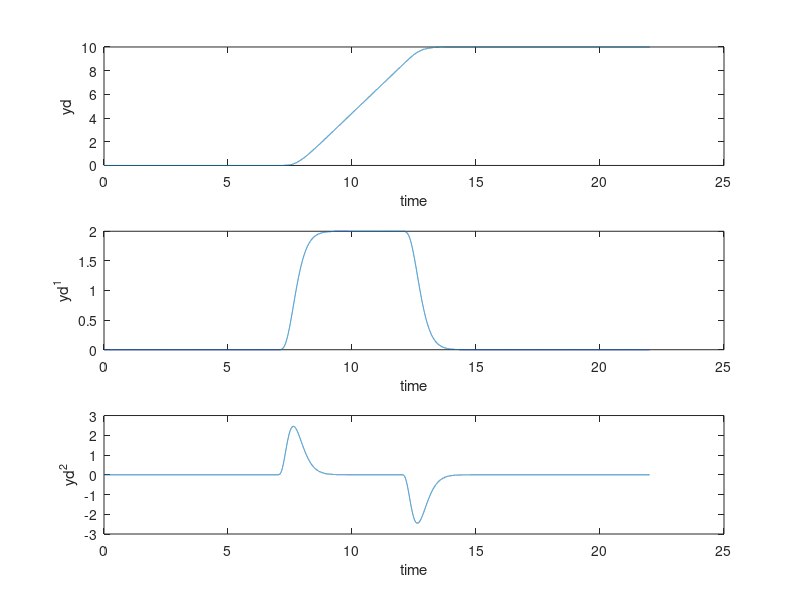

This chart was generated by the following MATLAB code: (Note: this script raises an error after producing the figure.)
clc; clear;
r=2;
M=1; m=1; L=1; B=1; g=1;
%% defining the desired output (and filtering it twice)
tin = 7 ; tup = 12 ; tf = 22 ; delt = 0.001 ; ymax = 10;
ramp = ymax/(tup-tin);
t1 = 0:delt:tin; 
t2=max(t1)+delt:delt:tup;
t3=max(t2)+delt:delt:tf;
y0 = zeros(size(t1));
y1 = ramp*(t2-max(t1));
y2 = max(y1)*ones(size(t3));
t = 0:delt:tf; y = [y0 y1 y2];
figure(1); clf; subplot(211), plot(t,y); 
axis([0,tf,-0.1,1.2*ymax])
xlabel('time'); ylabel('y unfiltered')
% filtering the desired signal 
Wf = 1; % choose a filter break frequency in Hz
num = [Wf*2*pi]; den = [1 (Wf*2*pi)]; % first order filter
[Af,Bf,Cf,Df] = tf2ss(num,den);
Sys_f = ss(Af,Bf,Cf,Df); % first order filter system
Sysf = Sys_f*Sys_f*Sys_f*Sys_f*Sys_f; % fifth order filter
[yd,xtemp]= lsim(Sysf,y,t); % filter the desired signal
figure(1);  subplot(212), plot(t,yd); 
xlabel('time'); ylabel('yd')
% numerical differentiation
y1d = diff(yd,1)/(delt^1); % the first derivative of yd
y1d = [y1d;0];
y2d = diff(yd,2)/(delt^2); % the second derivative of yd
y2d = [y2d;0;0];
[mm,nn] = size(y2d);
time = 0:delt:(mm-1)*delt;
figure(1); clf; subplot(311), plot(time,yd)
xlabel('time'); ylabel('yd')
subplot(312), plot(time,y1d)
xlabel('time'); ylabel('yd^1')
subplot(313), plot(time,y2d)
xlabel('time'); ylabel('yd^2')


%% Initiate the iterative procedure 
% https://stackoverflow.com/questions/26916066/variable-input-changing-in-time-ode45-matlab
eta = zeros(2,length(time))';
theta = eta(:,1);

% time_span=[0 tf]; % If with this, the response will be downsampled.
time_span=t;
% options = odeset('RelTol',1e-6,'AbsTol',[1e-6 1e-6]); 
% options2 = odeset('RelTol',1e-6,'AbsTol',[1e-6 1e-6 1e-6 1e-6]); 
% [time, eta] = ode45( @(time, eta) func(time, eta, y_acc, M, m, L, B, g), time_span, IC, options);
Aold=[0 1;
   g/L -B/(m*L^2)];
[V,D]=eig(Aold);
TransM=inv(V);
check_1=TransM*Aold*inv(TransM);  % check internal dynamics decoupling


%% iterative procedure 
figure(3); clf
theta_store = [];
theta1d_store = [];
error_store = [];
nsteps = 30;
for jj = 1:1:nsteps
    p=(g/L).*(sin(theta)-theta)+(1/L).*cos(theta).*y2d;
    [zs,zstemp] = lsim(-1.618, 0.8507, 1, 0, p, t);
    [zu,zutemp] = lsim(-0.618, -0.5257, 1, 0, flipud(p), t);

    %%%% compute the new internal dynamics
    eta = (inv(TransM)*[zs zu]')';
    error = norm(theta -eta(:,1));
    error_store=[error_store error ];
    theta = eta(:,1);
    theta_1d = eta(:,2);
    theta_store = [theta_store theta];
    theta1d_store = [theta1d_store theta_1d];
    %%%% plot theta and internal states every iteration 
    subplot(311), plot(time,zs); hold on
    xlabel('time'); ylabel('z_s')
    subplot(312), plot(time,zu)
    xlabel('time'); ylabel('z_u'); hold on
    subplot(313), plot(time,theta)
    xlabel('time'); ylabel('\theta')
    drawnow
    zoom on; hold on
end
figure(3); hold off

figure(4); clf
subplot(211);
plot(time,theta_store,time,theta,'r')
xlabel('time'); ylabel('iterations of \theta')
subplot(212);
plot(time,theta1d_store,'b')
xlabel('time'); ylabel('iterations of \theta_{1d}')

a_double_dot=(g/L).*(sin(theta_store))-(B/(m*L*L)).*theta1d_store+ (1/L).*cos(theta_store).*y2d;
U_ff=(M+m).*y2d-m*L.*cos(theta_store).*(a_double_dot)+m*L.*sin(theta_store).*(theta1d_store).^2;

figure(5); clf;
plot(time, U_ff);
title('U_{ff}');
%{
M=1; m=1; L=1; B=1; g=9.8;
ttt= [0: delt : tf];
y_desired_dot_dot=interp1( ttt, y_acc, time );

alpha_2_dot=(-1/m*L^2)*( -m*g*L.*sin(eta(:,1))+B.*eta(:,2) - m*L.*cos(eta(:,1)).*y_desired_dot_dot );
U_inv =  (M+m).*y_desired_dot_dot  -  m*L.*cos(eta(:,1)).*(  alpha_2_dot )  +  m*L*sin(eta(:,1)).*eta(:,2).^2  ;


% yee=0:0.2:8;
% U_inv=interp1( 1:41, U_inv, 0:delt:8);
figure(2);
plot(U_inv);
title('U_f_f');
U=[U_inv ,  t'];

figure(3);
[t, x_n]=ode45(@(t, x_n) cart(t, x_n, U, M, m, L, M, g), time_span, [0 0 0 0], options2);
plot(x_n(:,1));
title('Origianl system output after applied U_f_f');



function eta_dot=func(time, eta, y_acc, M, m, L, B, g)
    
    ttt= [ 0: 0.001 : 22];
    y_desired_dot_dot=interp1( ttt, y_acc, time );
    
    eta_dot=zeros(2,1);
    
    eta_dot(1)=eta(2);
    eta_dot(2)=( -1/(m*L*L) )*(m*g*sin(eta(1))+B*eta(2)) + ((-1/m*L*L))*(m*L*cos(eta(1)))*y_desired_dot_dot;
end


% x_n(1)= Xc, x_n(2)= Xc_dot, x_n(3)= theta, x_n(4)= theta_dot
function x_diff = cart(t, x_n , U, M, m, L, B, g)
    
    F=U(:,1);
    time=U(:,2);    
    u = interp1(time, F, t);
    
    x_diff=zeros(2,1);
    x_diff(1)=x_n(2);
    x_diff(3)=x_n(4);
    A_s=[m*L*L  , -m*L.*cos(x_n(3));
        -m*L.*cos(x_n(3))   ,  M+m]
    A_s=A_s.*(1/(m*M*L*L+m*m*L*L.*sin(x_n(3)).*sin(x_n(3)) ) )
    B_s=[m*L.*sin(x_n(4)).*x_n(4)^2+u;
        -m*g*L.*sin(x_n(3))-B.*x_n(4)];
    C_s=A_s*B_s;
    x_diff(2)=C_s(1);
    x_diff(4)=C_s(2);

end

%}
